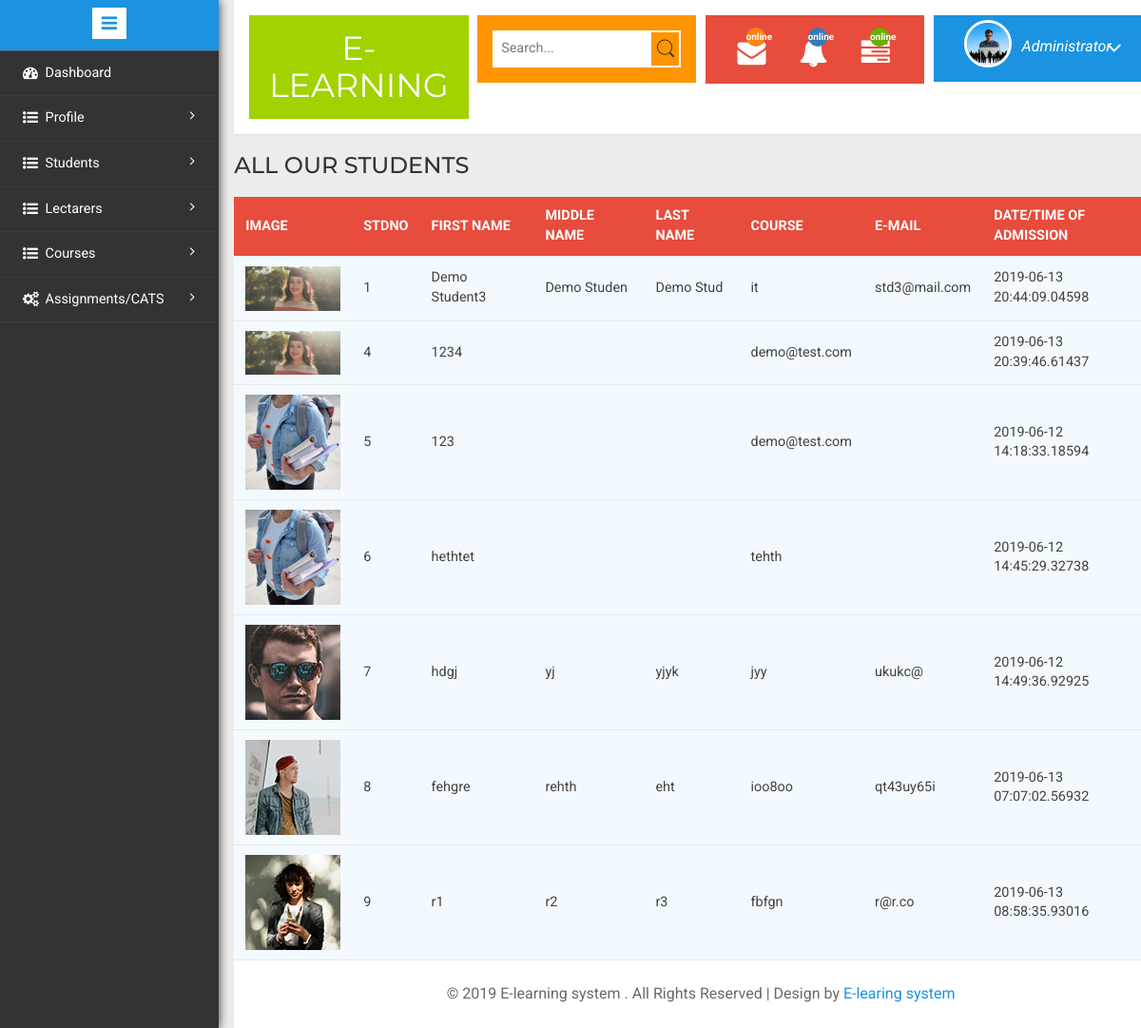
The app's page /Admin/view-student.php with its own data.
### tables this page shows
CREATE TABLE `student` (
  `stdid` int(10) NOT NULL,
  `firstname` varchar(20) DEFAULT NULL,
  `middlename` varchar(20) DEFAULT NULL,
  `lastname` varchar(20) DEFAULT NULL,
  `email` varchar(100) DEFAULT NULL,
  `password` varchar(10) DEFAULT 'student',
  `course` varchar(100) DEFAULT NULL,
  `image` varchar(200) DEFAULT NULL,
  `phone` varchar(10) DEFAULT NULL,
  `admissiondate` timestamp(5) NOT NULL DEFAULT CURRENT_TIMESTAMP(5) ON UPDATE CURRENT_TIMESTAMP(5),
  `ans` varchar(200) NOT NULL,
  `results` varchar(200) NOT NULL
);

### Admin/view-student.php (the view, shortened to what this page needs)
<?php include('includes/header.php');?>
<?php include('../includes/config.php');?>
<h3>ALL OUR STUDENTS</h3>
				  <table id="table-no-resize">
					<thead>
					  <tr>
                          <th>Image</th>
						<th>Stdno</th>
						<th>First name</th>
						<th>Middle name</th>
						<th>Last name</th>
						<th>Course</th>
                        <th>E-mail</th>
                        <th>Date/Time of admission</th>
					  </tr>
					</thead>
					<tbody>
                    <?php
                   $ret="SELECT * FROM student ";
                    $stmt= $conn->prepare($ret) ;
                    $stmt->execute() ;
                    $res=$stmt->get_result();
                    while($row=$res->fetch_object())
                    	  {
                    	  	?>
					  <tr>
                      <td><img src="img/profile_pic/<?php echo $row->image;?>" class="img-rectangle" width="100"></td>
                        <td><?php echo $row->stdid;?></td>
                        <td><?php echo $row->firstname;?></td>
                        <td><?php echo $row->middlename;?></td>
                        <td><?php echo $row->lastname;?></td>
						<td><?php echo $row->course;?></td>
                        <td><?php echo $row->email;?></td>
						<td><?php echo $row->admissiondate;?></td>
					  </tr>
                    </tbody>
                    <?php  } ?>
				  </table>
<div class="copyrights">
	 <p>© 2019 E-learning system . All Rights Reserved | Design by  <a href="" target="_blank">E-learing system</a> </p>
</div>
</div>
</div>
	<?php include('includes/navbar.php');?>
							</div>
</body>
</html>

### Admin/css/table-style.css (style rules this page uses)
table { background: white; border-collapse: collapse; margin: 1.25em 0 0; width: 100%; }
table tr, table th, table td { border: none; border-bottom: 1px solid #e8e8e8; font-size: .95em; }
table th, table td { padding: 10px 12px; text-align: left; }
table th { background: #e74c3c; color: #fff; text-transform: uppercase; }
table tr td { background: #f3faff; color: #424242; }
table { width: 100%; }

### records on screen
student: image (picture), stdid "1", firstname "Demo Student3", middlename "Demo Studen", lastname "Demo Stud", course "it", email "std3@mail.com", admissiondate "2019-06-13 20:44:09.04598"
student: image (picture), stdid "4", firstname "1234", course "demo@test.com", admissiondate "2019-06-13 20:39:46.61437"
student: image (picture), stdid "5", firstname "123", course "demo@test.com", admissiondate "2019-06-12 14:18:33.18594"
student: image (picture), stdid "6", firstname "hethtet", course "tehth", admissiondate "2019-06-12 14:45:29.32738"
student: image (picture), stdid "7", firstname "hdgj", middlename "yj", lastname "yjyk", course "jyy", email "ukukc@", admissiondate "2019-06-12 14:49:36.92925"
student: image (picture), stdid "8", firstname "fehgre", middlename "rehth", lastname "eht", course "ioo8oo", email "qt43uy65i", admissiondate "2019-06-13 07:07:02.56932"
student: image (picture), stdid "9", firstname "r1", middlename "r2", lastname "r3", course "fbfgn", email "r@r.co", admissiondate "2019-06-13 08:58:35.93016"
